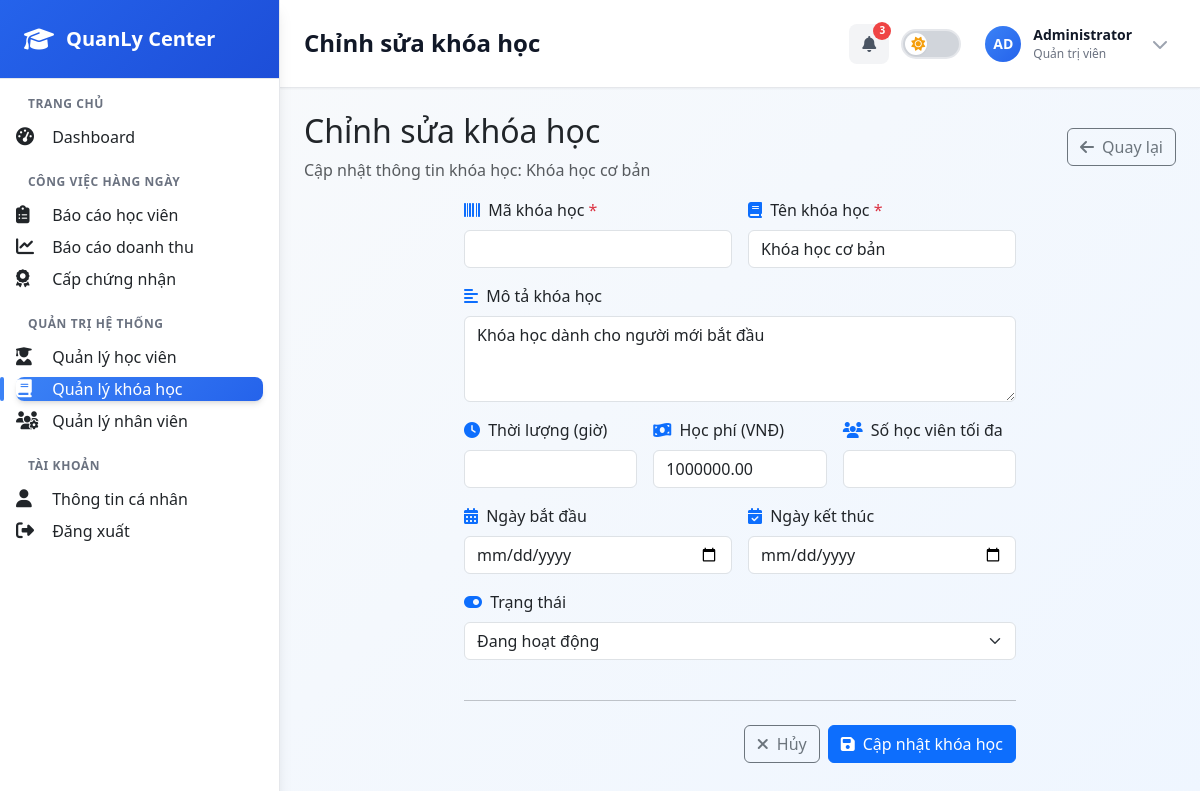
Page /public/courses/1/edit (signed in) on the committed database.
### tables this page shows
CREATE TABLE courses (
    id INT PRIMARY KEY AUTO_INCREMENT,
    course_name VARCHAR(100) NOT NULL,
    description TEXT,
    price DECIMAL(10, 2) NOT NULL,
    status ENUM('active', 'inactive') NOT NULL DEFAULT 'active',
    created_at TIMESTAMP DEFAULT CURRENT_TIMESTAMP,
    updated_at TIMESTAMP DEFAULT CURRENT_TIMESTAMP ON UPDATE CURRENT_TIMESTAMP
);

### app/controllers/CourseController.php (called while the page is built, shortened)
<?php
class CourseController extends BaseController
{
    private $courseModel;
    public function __construct()
    {
        require_once __DIR__ . '/../models/Course.php';
        $this->courseModel = new CourseModel();
    }
    public function edit($id)
    {
        $course = $this->courseModel->getCourseById($id);
        $data = [
            'title' => 'Chỉnh sửa khóa học',
            'course' => $course
        ];
        $this->view('courses/edit', $data);
    }
}

### core/Database.php (called while the page is built, shortened)
<?php
class Database {
    private static $instance = null;
    private $connection;
    private function __construct() {
        $config = include CONFIG_PATH . '/app.php';
        $dbConfig = $config['database'];
        try {
            $dsn = "mysql:host={$dbConfig['host']};dbname={$dbConfig['database']};charset={$dbConfig['charset']}";
            $this->connection = new PDO($dsn, $dbConfig['username'], $dbConfig['password'], $dbConfig['options']);
        } catch (PDOException $e) {
            throw new Exception("Database connection failed: " . $e->getMessage());
        }
    }
    public static function getInstance() {
        if (self::$instance === null) {
            self::$instance = new self();
        }
        return self::$instance;
    }
    public function query($sql, $params = []) {
        $stmt = $this->connection->prepare($sql);
        $stmt->execute($params);
        return $stmt;
    }
    public function fetch($sql, $params = []) {
        $stmt = $this->query($sql, $params);
        return $stmt->fetch();
    }
}

### app/models/Course.php (called while the page is built, shortened)
<?php
class CourseModel extends BaseModel
{
    public function __construct()
    {
        $this->table = 'courses';
    }
    public function getCourseById($id)
    {
        try {
            $sql = "SELECT * FROM {$this->table} WHERE id = ?";
            return $this->db->fetch($sql, [$id]);
        } catch (PDOException $e) {
            error_log("Error getting course by ID: " . $e->getMessage());
            return null;
        }
    }
}

### core/BaseModel.php (called while the page is built, shortened)
<?php
class BaseModel
{
    public function __construct()
    {
        $this->db = Database::getInstance();
    }
}

### config/app.php (called while the page is built)
<?php
return [
    'app_name' => 'Quản Lý Trung Tâm',
    'app_url' => 'http://localhost/Quan_ly_trung_tam/public',
    'timezone' => 'Asia/Ho_Chi_Minh',
    'database' => [
        'host' => 'localhost',
        'database' => 'quan_ly_trung_tam',
        'username' => 'root',
        'password' => '',
        'charset' => 'utf8mb4',
        'options' => [
            PDO::ATTR_ERRMODE => PDO::ERRMODE_EXCEPTION,
            PDO::ATTR_DEFAULT_FETCH_MODE => PDO::FETCH_ASSOC,
            PDO::ATTR_EMULATE_PREPARES => false
        ]
    ],
    'upload' => [
        'max_size' => 10 * 1024 * 1024,
        'allowed_types' => ['jpg', 'jpeg', 'png', 'pdf'],
        'upload_path' => BASE_PATH . '/storage/uploads/'
    ],
    'pagination' => [
        'per_page' => 20
    ]
];

### core/Router.php (called while the page is built, shortened)
<?php
class Router {
    private $routes = [];
    private $apiRoutes = [];
    public function api($method, $uri, $controller) {
        $this->apiRoutes[] = [
            'method' => $method,
            'uri' => '/api' . $uri,
            'controller' => $controller
        ];
    }
    private function addRoute($method, $uri, $controller) {
        $this->routes[] = [
            'method' => $method,
            'uri' => $uri,
            'controller' => $controller
        ];
    }
    public function dispatch() {
        $requestUri = parse_url($_SERVER['REQUEST_URI'], PHP_URL_PATH);
        $requestMethod = $_SERVER['REQUEST_METHOD'];
        $possibleBasePaths = [
            '/Quan_ly_trung_tam/public',
            '/Quan_ly_trung_tam',
            ''
        ];
        $cleanUri = $requestUri;
        foreach ($possibleBasePaths as $basePath) {
            if (strpos($requestUri, $basePath) === 0) {
                $cleanUri = substr($requestUri, strlen($basePath));
                break;
            }
        }
        $allRoutes = array_merge($this->apiRoutes, $this->routes);
        foreach ($allRoutes as $route) {
            if ($this->matchRoute($route, $requestMethod, $cleanUri)) {
                return $this->executeRoute($route, $cleanUri);
            }
        }
    }
    private function matchRoute($route, $method, $uri) {
        if ($route['method'] !== $method) {
            return false;
        }
        $pattern = preg_replace('/\{([^}]+)\}/', '([^/]+)', $route['uri']);
        $pattern = '#^' . $pattern . '$#';
        return preg_match($pattern, $uri);
    }
    private function executeRoute($route, $uri) {
        $pattern = preg_replace('/\{([^}]+)\}/', '([^/]+)', $route['uri']);
        $pattern = '#^' . $pattern . '$#';
        preg_match($pattern, $uri, $matches);
        $parameters = array_slice($matches, 1);
        list($controllerName, $method) = explode('@', $route['controller']);
        try {
            $controller = new $controllerClass();
            return call_user_func_array([$controller, $method], $parameters);
        } catch (Exception $e) {
            http_response_code(500);
            if (strpos($route['uri'], '/api') === 0) {
                echo json_encode(['error' => 'Internal Server Error', 'message' => $e->getMessage()]);
            } else {
                echo "<h1>500 - Internal Server Error</h1>";
                echo "<p>Error: " . htmlspecialchars($e->getMessage()) . "</p>";
            }
        }
    }
}

### public/index.php (called while the page is built, shortened)
<?php
$config = include CONFIG_PATH . '/app.php';
$router = new Router();
$router->get('/', 'Home@index');
$router->get('/login', 'Auth@showLogin');
$router->post('/login', 'Auth@login');
$router->get('/logout', 'Auth@logout');
$router->get('/forgot-password', 'Auth@showForgotPassword');
$router->post('/forgot-password', 'Auth@forgotPassword');
$router->get('/reset-password/{token}', 'Auth@showResetPassword');
$router->post('/reset-password', 'Auth@resetPassword');
$router->get('/dashboard', 'Dashboard@index');
$router->get('/reports', 'Report@index');
$router->get('/reports/create', 'Report@create');
$router->post('/reports', 'Report@store');
$router->get('/reports/{id}', 'Report@show');
$router->get('/reports/{id}/edit', 'Report@edit');
$router->post('/reports/{id}/update', 'Report@update');
$router->post('/reports/{id}/delete', 'Report@delete');
$router->get('/revenue', 'Revenue@index');
$router->get('/revenue/create', 'Revenue@create');
$router->post('/revenue', 'Revenue@store');
$router->get('/revenue/check-receipt-code', 'Revenue@checkReceiptCode');
$router->post('/revenue/processOCR', 'Revenue@processOCR');
$router->get('/revenue/{id}', 'Revenue@show');
$router->get('/students', 'Student@index');
$router->get('/students/create', 'Student@create');
$router->post('/students', 'Student@store');
$router->get('/certificates', 'Certificate@index');
$router->get('/certificates/create', 'Certificate@create');
$router->post('/certificates', 'Certificate@store');
$router->put('/certificates/{id}/approve', 'Certificate@approve');
$router->get('/staff', 'Staff@index');
$router->get('/staff/create', 'Staff@create');
$router->post('/staff', 'Staff@store');
$router->get('/staff/{id}', 'Staff@show');
$router->get('/staff/{id}/edit', 'Staff@edit');
$router->put('/staff/{id}/update', 'Staff@update');
$router->delete('/staff/{id}/delete', 'Staff@delete');
$router->get('/courses', 'Course@index');
$router->get('/courses/create', 'Course@create');
$router->post('/courses', 'Course@store');
$router->get('/courses/import', 'Course@import');
$router->post('/courses/process-import', 'Course@processImport');
$router->get('/courses/download-template', 'Course@downloadTemplate');
$router->get('/courses/export', 'Course@export');
$router->get('/courses/{id}', 'Course@show');
$router->get('/courses/{id}/edit', 'Course@edit');
$router->put('/courses/{id}/update', 'Course@update');
$router->delete('/courses/{id}/delete', 'Course@delete');
$router->post('/ocr', 'OCR@processImage');
$router->api('GET', '/reports', 'Report@apiIndex');
$router->api('POST', '/reports', 'Report@apiStore');
$router->api('GET', '/reports/{id}', 'Report@apiShow');
$router->api('PUT', '/reports/{id}', 'Report@apiUpdate');
$router->api('DELETE', '/reports/{id}', 'Report@apiDelete');
$router->api('GET', '/revenue', 'Revenue@apiIndex');
$router->api('POST', '/revenue', 'Revenue@apiStore');
$router->api('POST', '/revenue/from-report', 'Revenue@apiStoreFromReport');
$router->api('GET', '/revenue/{id}', 'Revenue@apiShow');
$router->api('GET', '/students', 'Student@apiIndex');
$router->api('POST', '/students', 'Student@apiStore');
$router->api('PUT', '/students/{id}', 'Student@apiUpdate');
$router->api('GET', '/certificates', 'Certificate@apiIndex');
$router->api('POST', '/certificates', 'Certificate@apiStore');
$router->api('PUT', '/certificates/{id}', 'Certificate@apiUpdate');
$router->dispatch();

### app/views/courses/edit.php (the view, shortened to what this page needs)
<?php
require_once __DIR__ . '/../layouts/main.php';
?>
<?= pageHeader(
    'Chỉnh sửa khóa học',
    'Cập nhật thông tin khóa học: ' . htmlspecialchars($course['course_name']),
    '<a href="/Quan_ly_trung_tam/public/courses" class="btn btn-outline-secondary">
        <i class="fas fa-arrow-left me-2"></i>Quay lại
    </a>'
) ?>
<div class="p-3">
    <div class="row justify-content-center">
        <div class="col-lg-8">
            <div class="stats-card">
                <div class="card-body">
                    <form method="POST" action="/Quan_ly_trung_tam/public/courses/<?= $course['id'] ?>/update">
                        <div class="row g-3">
                            <div class="col-md-6">
                                <label class="form-label">
                                    <i class="fas fa-barcode text-primary me-1"></i>
                                    Mã khóa học <span class="text-danger">*</span>
                                </label>
                                <input type="text" class="form-control" name="course_code" required
                                       value="<?= htmlspecialchars($course['course_code']) ?>">
                            </div>
                            <div class="col-md-6">
                                <label class="form-label">
                                    <i class="fas fa-book text-primary me-1"></i>
                                    Tên khóa học <span class="text-danger">*</span>
                                </label>
                                <input type="text" class="form-control" name="course_name" required
                                       value="<?= htmlspecialchars($course['course_name']) ?>">
                            </div>
                            <div class="col-12">
                                <label class="form-label">
                                    <i class="fas fa-align-left text-primary me-1"></i>
                                    Mô tả khóa học
                                </label>
                                <textarea class="form-control" name="description" rows="3"><?= htmlspecialchars($course['description']) ?></textarea>
                            </div>
                            <div class="col-md-4">
                                <label class="form-label">
                                    <i class="fas fa-clock text-primary me-1"></i>
                                    Thời lượng (giờ)
                                </label>
                                <input type="number" class="form-control" name="duration" min="1"
                                       value="<?= htmlspecialchars($course['duration_hours'] ?? '') ?>">
                            </div>
                            <div class="col-md-4">
                                <label class="form-label">
                                    <i class="fas fa-money-bill-wave text-primary me-1"></i>
                                    Học phí (VNĐ)
                                </label>
                                <input type="number" class="form-control" name="fee" min="0"
                                       value="<?= htmlspecialchars($course['price'] ?? '') ?>">
                            </div>
                            <div class="col-md-4">
                                <label class="form-label">
                                    <i class="fas fa-users text-primary me-1"></i>
                                    Số học viên tối đa
                                </label>
                                <input type="number" class="form-control" name="max_students" min="1"
                                       value="<?= htmlspecialchars($course['max_students']) ?>">
                            </div>
                            <div class="col-md-6">
                                <label class="form-label">
                                    <i class="fas fa-calendar-alt text-primary me-1"></i>
                                    Ngày bắt đầu
                                </label>
                                <input type="date" class="form-control" name="start_date"
                                       value="<?= htmlspecialchars($course['start_date']) ?>">
                            </div>
                            <div class="col-md-6">
                                <label class="form-label">
                                    <i class="fas fa-calendar-check text-primary me-1"></i>
                                    Ngày kết thúc
                                </label>
                                <input type="date" class="form-control" name="end_date"
                                       value="<?= htmlspecialchars($course['end_date']) ?>">
                            </div>
                            <div class="col-md-12">
                                <label class="form-label">
                                    <i class="fas fa-toggle-on text-primary me-1"></i>
                                    Trạng thái
                                </label>
                                <select class="form-select" name="status">
                                    <option value="active" <?= $course['status'] === 'active' ? 'selected' : '' ?>>Đang hoạt động</option>
                                </select>
                            </div>
                            <div class="col-12">
                                <hr class="my-4">
                                <div class="d-flex gap-2 justify-content-end">
                                    <a href="/Quan_ly_trung_tam/public/courses" class="btn btn-outline-secondary">
                                        <i class="fas fa-times me-2"></i>Hủy
                                    </a>
                                    <button type="submit" class="btn btn-primary">
                                        <i class="fas fa-save me-2"></i>Cập nhật khóa học
                                    </button>
                                </div>
                            </div>
                        </div>
                    </form>
                </div>
            </div>
        </div>
    </div>
</div>

### rows in the picture
courses: course_name "Khóa học cơ bản", description "Khóa học dành cho người mới bắt đầu", fee "1000000.00", status "Đang hoạt động"

### other values in the picture
$pageTitle "Chỉnh sửa khóa học"
getUserInitials($currentUser['full_name']) "AD"
$currentUser['full_name'] "Administrator"
$title "Chỉnh sửa khóa học"
$subtitle "Cập nhật thông tin khóa học: Khóa học cơ bản"
$buttons "Quay lại"
